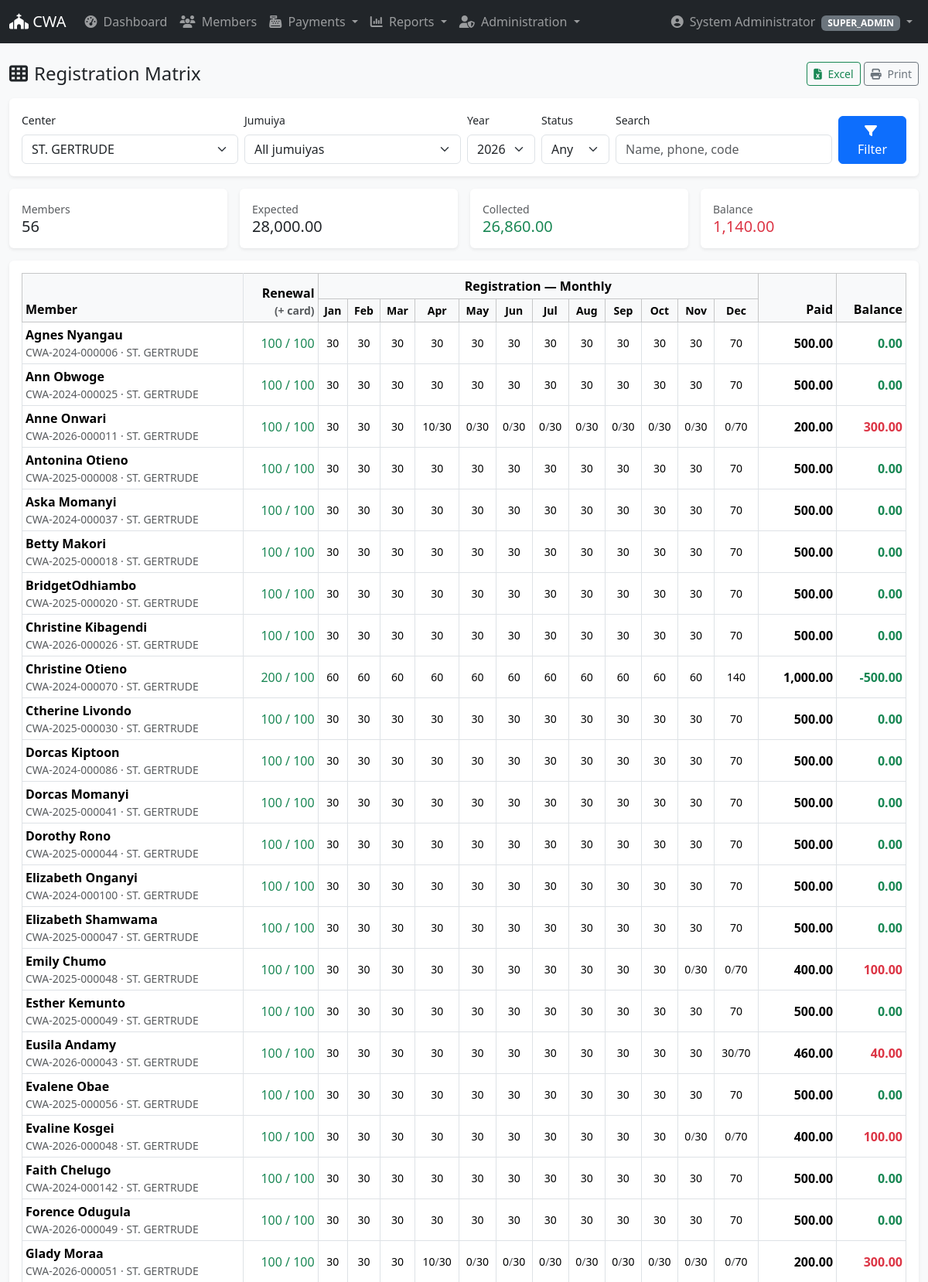
Screenshot of /reports/registration-matrix.php?center_id=2&year=2026 (signed in, upper part) with the database file from the repository.
### tables this page shows
CREATE TABLE `members` (
  `id` int(10) unsigned NOT NULL AUTO_INCREMENT,
  `member_code` varchar(20) NOT NULL,
  `full_name` varchar(150) NOT NULL,
  `phone` varchar(30) DEFAULT NULL,
  `id_number` varchar(30) DEFAULT NULL,
  `gender` enum('MALE','FEMALE','OTHER') DEFAULT NULL,
  `date_of_birth` date DEFAULT NULL,
  `join_date` date DEFAULT NULL,
  `join_month` tinyint(3) unsigned NOT NULL,
  `jumuiya_id` int(10) unsigned NOT NULL,
  `status` enum('ACTIVE','INACTIVE','TRANSFERRED','DECEASED','LEFT','SUSPENDED') NOT NULL DEFAULT 'ACTIVE',
  `photo` varchar(255) DEFAULT NULL,
  `notes` text DEFAULT NULL,
  `created_by` int(10) unsigned DEFAULT NULL,
  `updated_by` int(10) unsigned DEFAULT NULL,
  `created_at` datetime NOT NULL DEFAULT current_timestamp(),
  `updated_at` datetime NOT NULL DEFAULT current_timestamp() ON UPDATE current_timestamp(),
  PRIMARY KEY (`id`),
  UNIQUE KEY `member_code` (`member_code`),
  UNIQUE KEY `uq_member_phone` (`phone`),
  KEY `idx_member_jumuiya` (`jumuiya_id`),
  KEY `idx_member_status` (`status`),
  KEY `idx_member_name` (`full_name`),
  KEY `fk_member_created_by` (`created_by`),
  KEY `fk_member_updated_by` (`updated_by`),
  CONSTRAINT `fk_member_created_by` FOREIGN KEY (`created_by`) REFERENCES `users` (`id`) ON DELETE SET NULL ON UPDATE CASCADE,
  CONSTRAINT `fk_member_jumuiya` FOREIGN KEY (`jumuiya_id`) REFERENCES `jumuiyas` (`id`) ON UPDATE CASCADE,
  CONSTRAINT `fk_member_updated_by` FOREIGN KEY (`updated_by`) REFERENCES `users` (`id`) ON DELETE SET NULL ON UPDATE CASCADE
);

CREATE TABLE `jumuiyas` (
  `id` int(10) unsigned NOT NULL AUTO_INCREMENT,
  `center_id` int(10) unsigned NOT NULL,
  `name` varchar(150) NOT NULL,
  `code` varchar(30) DEFAULT NULL,
  `status` enum('ACTIVE','INACTIVE') NOT NULL DEFAULT 'ACTIVE',
  `created_at` datetime NOT NULL DEFAULT current_timestamp(),
  `updated_at` datetime NOT NULL DEFAULT current_timestamp() ON UPDATE current_timestamp(),
  PRIMARY KEY (`id`),
  UNIQUE KEY `uq_jumuiya_name_center` (`center_id`,`name`),
  KEY `idx_jumuiya_center` (`center_id`),
  CONSTRAINT `fk_jumuiya_center` FOREIGN KEY (`center_id`) REFERENCES `centers` (`id`) ON UPDATE CASCADE
);

CREATE TABLE `settings` (
  `id` int(10) unsigned NOT NULL AUTO_INCREMENT,
  `setting_key` varchar(80) NOT NULL,
  `setting_value` text DEFAULT NULL,
  `description` varchar(255) DEFAULT NULL,
  `updated_at` datetime NOT NULL DEFAULT current_timestamp() ON UPDATE current_timestamp(),
  PRIMARY KEY (`id`),
  UNIQUE KEY `setting_key` (`setting_key`)
);

### reports/registration-matrix.php (the view, shortened to what the rows shown need)
<?php
require __DIR__ . '/../includes/auth.php';
$f = [
    'center_id'  => (int)($_GET['center_id']  ?? 0) ?: null,
    'jumuiya_id' => (int)($_GET['jumuiya_id'] ?? 0) ?: null,
    'year'       => (int)($_GET['year']       ?? 0) ?: current_year(),
    'status'     => trim($_GET['status']      ?? ''),
    'q'          => trim($_GET['q']           ?? ''),
];
$f = scope_filter($f);
$report = Report::memberMatrix($f + ['type' => 'REGISTRATION']);
require __DIR__ . '/../templates/layout/header.php';
?>
<div class="card shadow-sm border-0">
    <div class="card-body">
        <?php if (!$report['rows']): ?>
            <div class="alert alert-info mb-0">No members match those filters.</div>
        <?php else: ?>
            <div class="table-responsive matrix-wrap">
                <table class="table table-sm table-bordered align-middle matrix-table" id="tblRegMatrix">
                    <thead class="table-light">
                        <tr>
                            <th rowspan="2" class="sticky-col">Member</th>
                            <th rowspan="2" class="text-end">
                                Renewal<span class="text-muted small d-block">(+ card)</span>
                            </th>
                            <th colspan="12" class="text-center">Registration — Monthly</th>
                            <th rowspan="2" class="text-end">Paid</th>
                            <th rowspan="2" class="text-end">Balance</th>
                        </tr>
                        <tr>
                            <?php for ($m = 1; $m <= 12; $m++): ?>
                                <th class="text-center small"><?= date('M', mktime(0, 0, 0, $m, 1)) ?></th>
                            <?php endfor; ?>
                        </tr>
                    </thead>
                    <tbody>
                        <?php foreach ($report['rows'] as $r):
                            $m = $r['member'];
                        ?>
                            <tr>
                                <td class="sticky-col">
                                    <div><strong><?= e($m['full_name']) ?></strong></div>
                                    <div class="text-muted small">
                                        <?= e($m['member_code']) ?> ·
                                        <?= e($m['jumuiya_name']) ?>
                                    </div>
                                </td>
                                <td class="text-end">
                                    <?php
                                    $renDue  = (float)$r['totals']['renewal_combined_due'];
                                    $renPaid = (float)$r['totals']['renewal_combined_paid'];
                                    $renBal  = (float)$r['totals']['renewal_combined_balance'];
                                    $hasCard = !empty($r['totals']['has_card']);
                                    ?>
                                    <?php if ($renDue > 0): ?>
                                        <span class="<?= $renBal > 0 ? 'text-danger' : 'text-success' ?>"
                                            <?= $hasCard ? 'title="Renewal + Card fee combined"' : '' ?>>
                                            <?= number_format($renPaid, 0) ?> / <?= number_format($renDue, 0) ?>
                                        </span>
                                    <?php else: ?>
                                        <span class="text-muted">—</span>
                                    <?php endif; ?>
                                </td>
                                <?php for ($mo = 1; $mo <= 12; $mo++):
                                    $dueM = $r['due']['months'][$mo];
                                    $payM = $r['paid']['months'][$mo];
                                    $balM = $r['balance']['months'][$mo];
                                ?>
                                    <td class="text-center small <?= $dueM == 0 ? 'text-muted' : ($balM > 0 ? 'cell-balance' : 'cell-paid') ?>">
                                        <?php if ($dueM == 0): ?>
                                            <span class="text-muted">·</span>
                                        <?php elseif ($balM == 0): ?>
                                            <?= number_format($payM, 0) ?>
                                        <?php else: ?>
                                            <?= number_format($payM, 0) ?><span class="text-muted">/</span><?= number_format($dueM, 0) ?>
                                        <?php endif; ?>
                                    </td>
                                <?php endfor; ?>
                                <td class="text-end fw-bold"><?= number_format($r['totals']['paid'], 2) ?></td>
                                <td class="text-end fw-bold <?= $r['totals']['balance'] > 0 ? 'text-danger' : 'text-success' ?>">
                                    <?= number_format($r['totals']['balance'], 2) ?>
                                </td>
                            </tr>
                        <?php endforeach; ?>
                    </tbody>
                </table>
            </div>
        <?php endif; ?>
    </div>
</div>
<?php require __DIR__ . '/../templates/layout/footer.php'; ?>

### rows the page displays
members: full_name "Agnes Nyangau", member_code "CWA-2024-000006"
jumuiyas: name "ST. GERTRUDE"
settings: setting_value "30"
members: full_name "Ann Obwoge", member_code "CWA-2024-000025"
members: full_name "Anne Onwari", member_code "CWA-2026-000011"
members: full_name "Antonina Otieno", member_code "CWA-2025-000008"
members: full_name "Aska Momanyi", member_code "CWA-2024-000037"
members: full_name "Betty Makori", member_code "CWA-2025-000018"
members: full_name "BridgetOdhiambo", member_code "CWA-2025-000020"
members: full_name "Christine Kibagendi", member_code "CWA-2026-000026"
members: full_name "Christine Otieno", member_code "CWA-2024-000070"
members: full_name "Ctherine Livondo", member_code "CWA-2025-000030"
members: full_name "Dorcas Kiptoon", member_code "CWA-2024-000086"
members: full_name "Dorcas Momanyi", member_code "CWA-2025-000041"
members: full_name "Dorothy Rono", member_code "CWA-2025-000044"
members: full_name "Elizabeth Onganyi", member_code "CWA-2024-000100"
members: full_name "Elizabeth Shamwama", member_code "CWA-2025-000047"
members: full_name "Emily Chumo", member_code "CWA-2025-000048"
settings: setting_value "100", setting_value "100.00"
members: full_name "Esther Kemunto", member_code "CWA-2025-000049"
members: full_name "Eusila Andamy", member_code "CWA-2026-000043"
members: full_name "Evalene Obae", member_code "CWA-2025-000056"
members: full_name "Evaline Kosgei", member_code "CWA-2026-000048"
members: full_name "Faith Chelugo", member_code "CWA-2024-000142"
members: full_name "Forence Odugula", member_code "CWA-2026-000049"
members: full_name "Glady Moraa", member_code "CWA-2026-000051"

### other values shown
$user['full_name'] "System Administrator"
$user['role_name'] "SUPER_ADMIN"
$report['members_count'] "56"
$report['totals']['due'] "28,000.00"
$report['totals']['paid'] "26,860.00"
$report['totals']['balance'] "1,140.00"
date('M', mktime(0, 0, 0, $m, 1)) "Jan"
date('M', mktime(0, 0, 0, $m, 1)) "Feb"
date('M', mktime(0, 0, 0, $m, 1)) "Mar"
date('M', mktime(0, 0, 0, $m, 1)) "Apr"
date('M', mktime(0, 0, 0, $m, 1)) "May"
date('M', mktime(0, 0, 0, $m, 1)) "Jun"
date('M', mktime(0, 0, 0, $m, 1)) "Jul"
date('M', mktime(0, 0, 0, $m, 1)) "Aug"
date('M', mktime(0, 0, 0, $m, 1)) "Sep"
